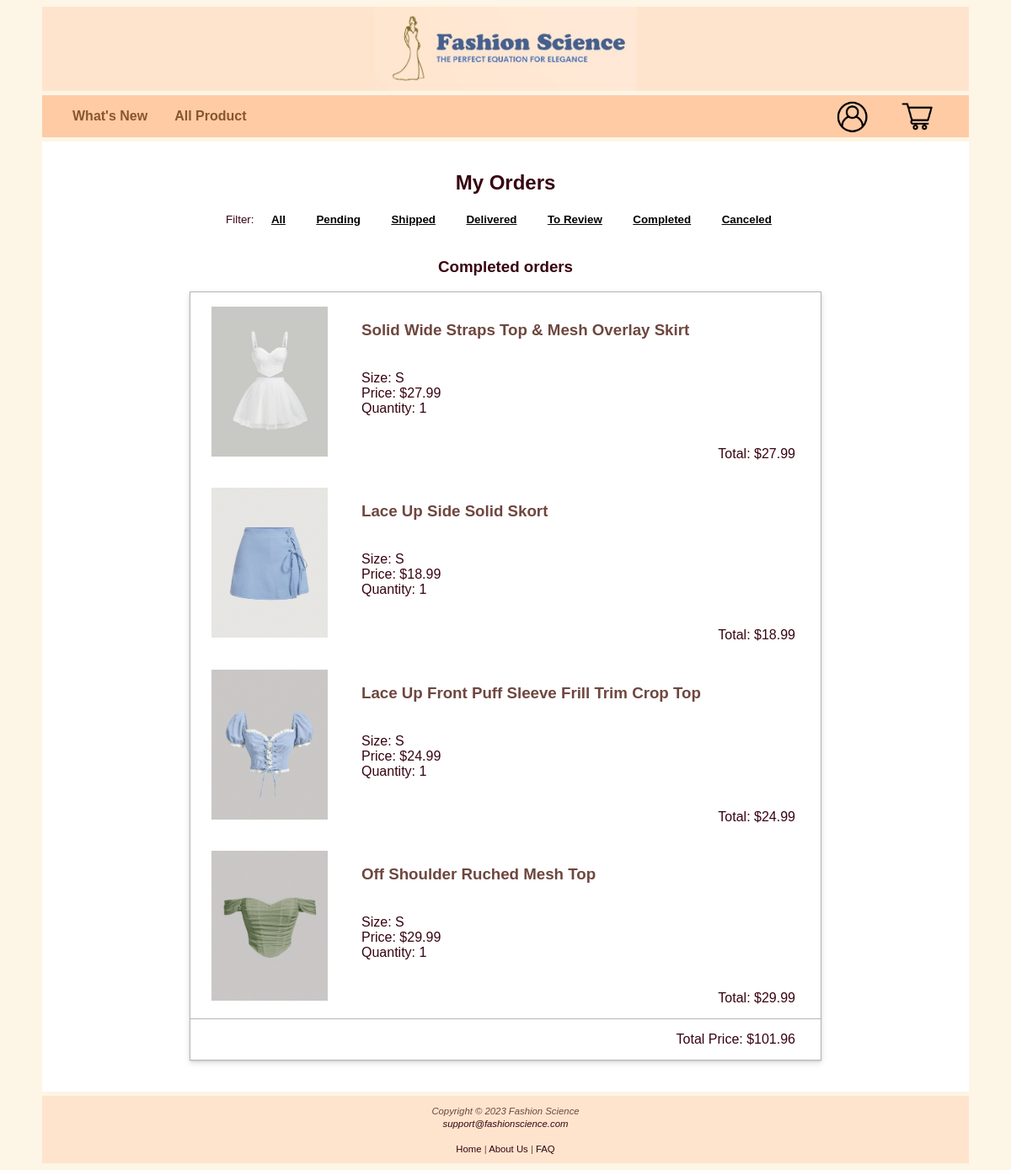
Screenshot of /myorders.php (signed in) with the database file from the repository.
### tables this page shows
CREATE TABLE OrderItems (
    OrderItemID INT PRIMARY KEY AUTO_INCREMENT,
    OrderID INT NOT NULL,
    ProductID INT NOT NULL,
    Quantity INT NOT NULL,
    Price DECIMAL(10, 2) NOT NULL,
    Size VARCHAR(5)
);

CREATE TABLE Products (
    ProductID INT PRIMARY KEY AUTO_INCREMENT,
    ProductName VARCHAR(100) NOT NULL,
    Description TEXT,
    Price DECIMAL(10, 2) NOT NULL,
    CategoryID INT NOT NULL,
    LengthID INT,
    SleeveLengthID INT,
    StockQuantity INT NOT NULL,
    ImageURL VARCHAR(255)
);

### myorders.php (the view, shortened to what this page needs)
<!DOCTYPE html>
<html lang="en">
<head>
<link rel="stylesheet" href="styling.css">
</head>
<body>
    <div id="wrapper">
        <header>
            <a href="index.php"><img src="logo.jpg" height="100" width="311"></a>
        </header>
        <nav>
        <div id="left-nav">
                <a class="active" href="index.php">What's New</a>
                <a href="product_page.php">All Product</a>
            </div>
            <div id="right-nav">
                <img src="login.jpg" id="profile-icon" onclick="showDropdown()" width="46" height="40">
                <img src="shopping-cart.jpg" onclick="showCart()" width="48" height="40">
            </div>
        </nav>
        <div id="content">
            <h2>My Orders</h2>
            <div class="navigation">
                <small>Filter:</small>
                <button class="filter-button" id="all-button" data-filter="all">All</button>
                <button class="filter-button" id="pending-button" data-filter="pending">Pending</button>
                <button class="filter-button" id="shipped-button" data-filter="shipped">Shipped</button>
                <button class="filter-button" id="delivered-button" data-filter="delivered">Delivered</button>
                <button class="filter-button" id="to-review-button" data-filter="review">To Review</button>
                <button class="filter-button" id="completed-button" data-filter="completed">Completed</button>
                <button class="filter-button" id="canceled-orders-button" data-filter="canceled">Canceled</button>
            </div>
            <br>
            <div id="table-container">
                <?php
                    if (isset($_SESSION['email'])) {
                        $db = new mysqli(DB_SERVER, DB_USER, DB_PASS, DB_NAME);
                        $email = $_SESSION['email'];
                        $statuses = array("Pending", "Shipped", "Delivered", "Review", "Completed", "Canceled");
                        foreach ($statuses as $status) {
                            $sql = "SELECT I.OrderItemID, I.ProductID, P.ImageURL, P.ProductName, I.Size, I.Price, I.Quantity, O.Status, O.TotalAmount, O.OrderDate, O.OrderID FROM OrderItems I
                                    JOIN Products P ON I.ProductID = P.ProductID
                                    JOIN Orders O ON I.OrderID = O.OrderID
                                    JOIN Users U ON O.UserID = U.UserID
                                    WHERE U.Email = '$email' AND O.Status = '$status'";
                            $result = $db->query($sql);
                            if ($result->num_rows > 0) {
                                echo '<div class="order-table" id="' . strtolower($status) . '-orders">';
                                echo "<h3>" . ($status === 'Review' ? "Orders to Review" : "$status orders") . "</h3>";
                                echo '<table>';
                                $totalPrice = 0;
                                while ($row = $result->fetch_assoc()) {
                                    echo '<tr>';
                                    echo '<td><a href="product.php?id=' . $row['ProductID'] . '"><img src="' . $row['ImageURL'] . '" alt="Product Image"></a></td>';
                                    echo '<td><h3><a href="product.php?id=' . $row['ProductID'] . '">' . $row['ProductName'] . '</a></h3><br>';
                                    echo 'Size: ' . $row['Size'] . '<br>';
                                    echo 'Price: $<span class="item-price">' . $row['Price'] . '</span><br>';
                                    echo 'Quantity: <span class="quantity">' . $row['Quantity'] . '</span><br><br><br><br>';
                                    echo '<span class="item-total">Total: $' . ($row['Price'] * $row['Quantity']) . '</span></td>';
                                    echo '</tr>';
                                    $totalPrice += ($row['Price'] * $row['Quantity']);
                                }
                                echo '<tr><td colspan="3">Total Price: $<span class="total-price">' . $totalPrice . '</span>';
                                echo '</td></tr></table>';
                                echo '<br><br></div>';
                            } else {
                                echo '<div style="display:none" class="no-orders" id="no-' . strtolower($status) . '-msg">';
                                echo "<br><h3>You have no " . ($status === 'Review' ? "orders to review" : strtolower($status) . " orders") . "</h3><br><br></div>";
                            }
                        }
                    }
                    ?>
            </div>
        </div>
        <footer>
            <small>
                <i>
                Copyright &copy; 2023 Fashion Science<br>
                <a href="mailto:support@fashionscience.com">support@fashionscience.com</a>
                <br><br>
                </i>
                <a href="index.php">Home</a> | <a href="about_us.php">About Us</a> | <a href="faq.php">FAQ</a>
            </small>
        </footer>
    </div>
</body>
</html>

### styling.css (style rules this page uses)
body { font-family: Verdana, Arial, sans-serif; background-color: #fdf5e6; }
header { background-color: #FFE4CD; height: 100px; }
#wrapper { background-color: #fdf5e6; color: #6E473F; width: 1100px; margin: auto; text-align: center; }
nav { background-color: #ffcba4; color: #c1885d; width: 1100px; margin: auto; align-items: center; margin-top: 5px; height: 50px; display: flex; justify-content: space-between; font-weight: bold; position: sticky; top: 0; z-index: 2; }
nav a { margin: 14px 16px; text-decoration: none; color: #875631; float: left; position: relative; }
#left-nav a::after { content: ""; position: absolute; left: 0; right: 0; bottom: -8px; background: #875631; height: 3px; transform: scaleX(0); transform-origin: 50%; transition: transform 0.3s; }
#left-nav { margin-left: 20px; }
#right-nav { margin-right: 20px; display: flex; position: relative; }
#right-nav img { cursor: pointer; margin: 14px 16px; }
#content { background-color: #ffffff; color: #370310; width: 1100px; margin-top: 5px; margin-bottom: 5px; text-align: center; padding-top: 15px; padding-bottom: 15px; }
#content img { margin: 0 10px; }
footer { background-color: #FFE4CD; width: 1100px; font-size: 85%; text-align: center; padding-top: 10px; padding-bottom: 10px; }
footer a { color: #370310; text-decoration: none; }

### myorders.php (style rules this page uses)
button { cursor: pointer; font-weight: bold; }
.navigation button { background: none; border: none; text-decoration: underline; margin: 0 10px; }
#table-container { text-align: center; }
#table-container img { width: 138px; height: 178px; }
#table-container table { border-collapse: collapse; display: inline-block; border: 1px solid #b5b5b5; text-align: left; width: 750px; box-shadow: 0 3px 7px 0 rgba(0, 0, 0, .13), 0 1px 2px 0 rgba(0, 0, 0, .11); }
#table-container table td { padding: 15px; }
#table-container table td:nth-child(2) { width: 532px; padding: 15px 30px 15px 15px; position: relative; }
#table-container table tr:last-child td { border-top: 1px solid #b5b5b5; text-align: right; padding-right: 30px; }
#table-container a { text-decoration: none; color: #6E473F; }
.item-total { position: absolute; bottom: 0; right: 0; padding: 15px 30px; }

### rows the page displays
orderitems: ProductID.ImageURL (picture), ProductID.ProductName "Solid Wide Straps Top & Mesh Overlay Skirt", Size "S", Price "27.99", Quantity "1", $row['Price']*$row['Quantity'] "27.99"
orderitems: ProductID.ImageURL (picture), ProductID.ProductName "Lace Up Side Solid Skort", Size "S", Price "18.99", Quantity "1", $row['Price']*$row['Quantity'] "18.99"
orderitems: ProductID.ImageURL (picture), ProductID.ProductName "Lace Up Front Puff Sleeve Frill Trim Crop Top", Size "S", Price "24.99", Quantity "1", $row['Price']*$row['Quantity'] "24.99"
orderitems: ProductID.ImageURL (picture), ProductID.ProductName "Off Shoulder Ruched Mesh Top", Size "S", Price "29.99", Quantity "1", $row['Price']*$row['Quantity'] "29.99"

### other values shown
$status "Completed"
$totalPrice "101.96"
